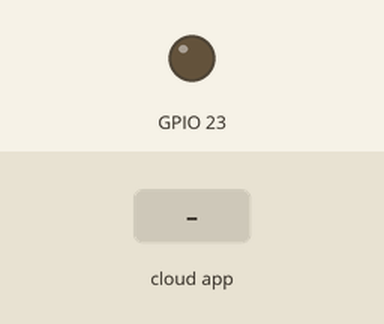
Simulated run of this sketch. Board: ESP32. Shown: output pins drawn as LEDs (lit = HIGH). Inputs (shaded band) come from the test bench. WiFi joins after 1.5 s; servers stay silent unless stated; random numbers use the default seed unless the sketch sets one; no MQTT or app messages arrive unless stated; what the sketch prints to the serial monitor is not drawn.

Above: at 3.7 s.
3.8 s: the phone or cloud app sets Demolight to OFF
At 4.2 s:
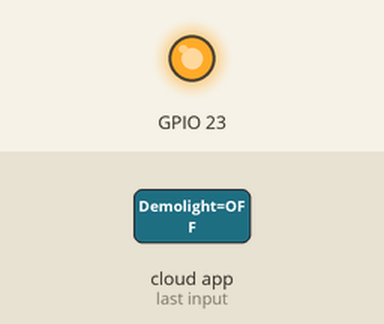
5.3 s: the phone or cloud app sets Demolight to ON
At 6.1 s:
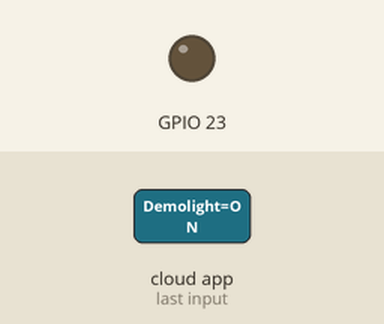
Timing chart, 0 to 8.3 s (numbered marks = the images above; inputs shaded):
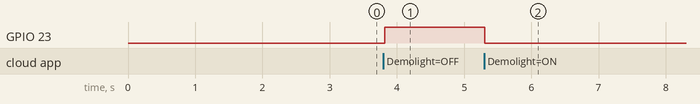

The sketch:

sketch_jul14c_Send_Moisture_data_to_Adafruit_Server.ino
```cpp
//Send Moisture data to Adafruit Server

#include <WiFi.h>

#include "Adafruit_MQTT.h"
#include "Adafruit_MQTT_Client.h"

String  data;
#define AIO_SERVER      "io.adafruit.com"
#define AIO_SERVERPORT  1883
#define AIO_USERNAME  "SadSCB"
#define AIO_KEY  "aio_nudR532ZjQMR7ji9c41Bt31inDHU"
WiFiClient client;

Adafruit_MQTT_Client mqtt(&client, AIO_SERVER, AIO_SERVERPORT, AIO_USERNAME, AIO_KEY);

Adafruit_MQTT_Subscribe Demolight = Adafruit_MQTT_Subscribe(&mqtt, AIO_USERNAME "/feeds/Demolight");
int  i;
int  Count;
boolean MQTT_connect();

boolean MQTT_connect() {  int8_t ret; if (mqtt.connected()) {    return true; }  uint8_t retries = 3;  while ((ret = mqtt.connect()) != 0) { mqtt.disconnect(); delay(2000);  retries--;if (retries == 0) { return false; }} return true;}

Adafruit_MQTT_Publish Moisture = Adafruit_MQTT_Publish(&mqtt, AIO_USERNAME "/feeds/Moisture");
void setup()
{
  data = 3000;
pinMode(23, OUTPUT);
pinMode(34, INPUT);
Serial.begin(9600);
i = 0;
Count = 0;
  WiFi.disconnect();
  delay(1000);
   WiFi.begin("dlink","");
  Serial.println("Try to connect to dlink");
  while ((!(WiFi.status() == WL_CONNECTED))){
    delay(300);
    Serial.print(".");

  }
  Serial.println("Connected");
  Serial.println("Your IP is:");
  Serial.println((WiFi.localIP().toString()));

  mqtt.subscribe(&Demolight);
  i = analogRead(34);

}


void loop()
{

    i = (random(1000,4000));
    Count = Count == 1;
    if (MQTT_connect()) {
      Adafruit_MQTT_Subscribe *subscription_name;
      while ((subscription_name = mqtt.readSubscription(5000))) {
        if (subscription_name == &Demolight) {
          data = ((char *)Demolight.lastread);
          if (data == "ON") {
            Serial.println("Light On");
            digitalWrite(23, 0);

          } else if (data == "OFF") {
            Serial.println("Light Off");
            digitalWrite(23, 1);
          }

        }

      }
      if (Count == 1) {
        if (Moisture.publish(i)) {
          Serial.println("Data Sent");
          Serial.println(i);

        }

      } else if (Count == 7) {
        Count = 0;
      }

    }
}
```

Measured:
- after the input at 3.8 s, GPIO 23: LOW → HIGH at once
- after the input at 5.3 s, GPIO 23: HIGH → LOW at once
